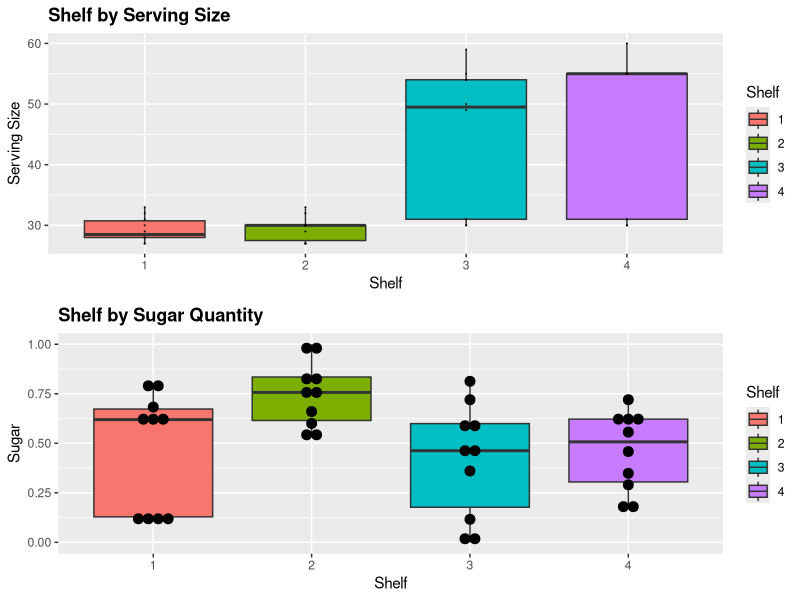
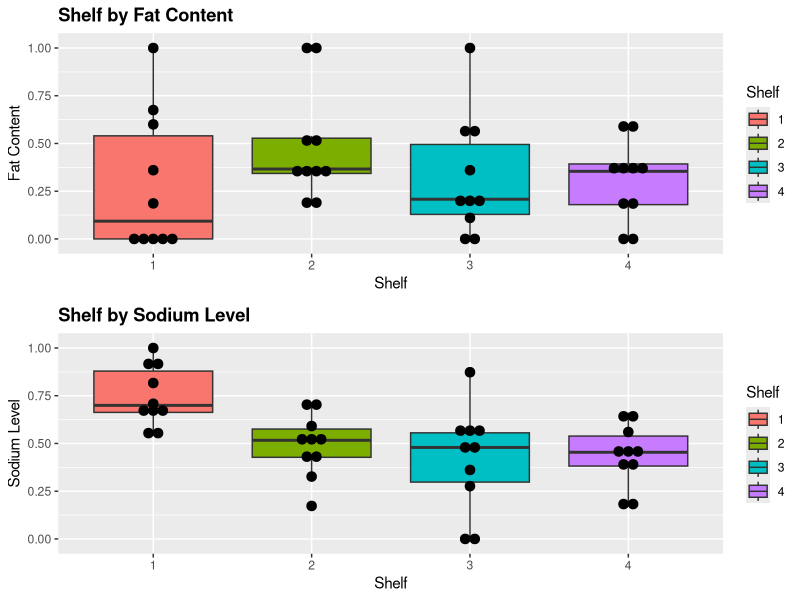
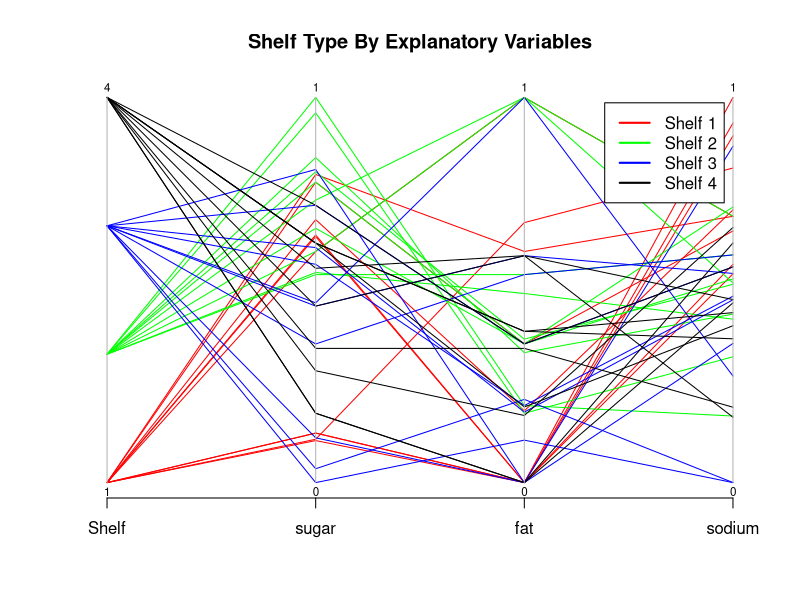
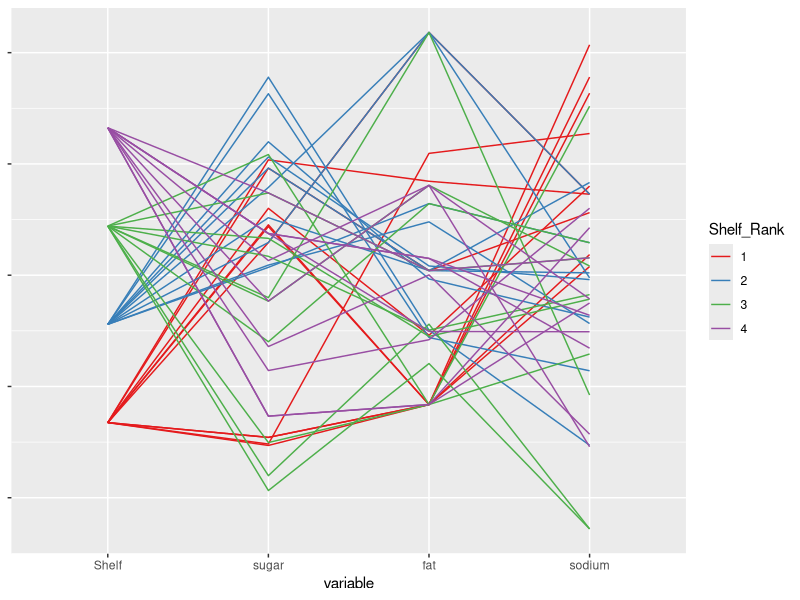
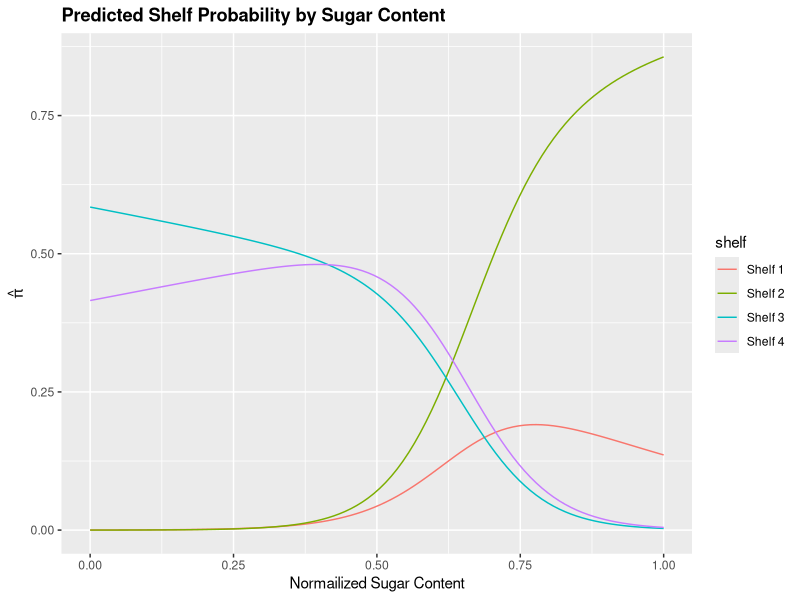

Reproduce these figures in R, in order.
## ---- chunk 1
# install.packages("MASS")
# install.packages("ggplot2")
# install.packages("MASS")
# install.packages("GGally")
library(tidyverse)
library(patchwork)
library(MASS)
library(ggplot2)   
library(GGally)

## To assemble multiple plots
library(gridExtra)

# multinomial regression
library(nnet)

# car pacakge for testing
library(car)
## ---- chunk 2
cereal <- read_csv("../data/short-questions/cereal_dillons.csv")
## ---- chunk 3
# reformatting the explanatory variables
# cereal$Shelf <- factor(cereal$Shelf)
cereal$Cereal <- factor(cereal$Cereal)

# normalize the explanatory variables
# 1. divide by serving size
# 2. normalized

stand01 <- function(x) {
  (x - min(x)) / (max(x) - min(x))
}

cereal2 <- data.frame(
  Shelf = cereal$Shelf,
  size = cereal$size_g,
  sugar = stand01(x = cereal$sugar_g / cereal$size_g),
  fat = stand01(x = cereal$fat_g / cereal$size_g),
  sodium = stand01(x = cereal$sodium_mg / cereal$size_g)
)
summary(cereal2)
## ---- chunk 4
p1 <- cereal2 %>%
  mutate(Shelf = as.factor(Shelf)) %>%
  ggplot(aes(Shelf, size)) +
  geom_boxplot(aes(fill = Shelf)) +
  geom_dotplot(binaxis = "y", stackdir = "center", binwidth = 0.05) +
  # coord_flip() +
  ggtitle("Shelf by Serving Size") +
  theme(plot.title = element_text(lineheight = 1, face = "bold")) +
  ylab("Serving Size") +
  xlab("Shelf")

p2 <- cereal2 %>%
  mutate(Shelf = as.factor(Shelf)) %>%
  ggplot(aes(Shelf, sugar)) +
  geom_boxplot(aes(fill = Shelf)) +
  geom_dotplot(binaxis = "y", stackdir = "center", binwidth = 0.05) +
  # coord_flip() +
  ggtitle("Shelf by Sugar Quantity") +
  theme(plot.title = element_text(lineheight = 1, face = "bold")) +
  ylab("Sugar") +
  xlab("Shelf")

p3 <- cereal2 %>%
  mutate(Shelf = as.factor(Shelf)) %>%
  ggplot(aes(Shelf, fat)) +
  geom_boxplot(aes(fill = Shelf)) +
  geom_dotplot(binaxis = "y", stackdir = "center", binwidth = 0.05) +
  # coord_flip() +
  ggtitle("Shelf by Fat Content") +
  theme(plot.title = element_text(lineheight = 1, face = "bold")) +
  ylab("Fat Content") +
  xlab("Shelf")

p4 <- cereal2 %>%
  mutate(Shelf = as.factor(Shelf)) %>%
  ggplot(aes(Shelf, sodium)) +
  geom_boxplot(aes(fill = Shelf)) +
  geom_dotplot(binaxis = "y", stackdir = "center", binwidth = 0.05) +
  # coord_flip() +
  ggtitle("Shelf by Sodium Level") +
  theme(plot.title = element_text(lineheight = 1, face = "bold")) +
  ylab("Sodium Level") +
  xlab("Shelf")


grid.arrange(p1, p2, nrow = 2, ncol = 1)
grid.arrange(p3, p4, nrow = 2, ncol = 1)
## ---- chunk 5
# for ease of visualization, Adding shelf here.
cols <- c("red", "green", "blue", "black")
parcoord(cereal2[c("Shelf", "sugar", "fat", "sodium")],
  col = cols[cereal2$Shelf], var.label = TRUE,
  main = "Shelf Type By Explanatory Variables"
)
legend("topright",
  legend = c("Shelf 1", "Shelf 2", "Shelf 3", "Shelf 4"),
  lwd = 2, col = cols, inset = 0.05
)
## ---- chunk 6

cereal2 %>%
  mutate(Shelf_Rank = factor(Shelf)) %>%
  ggparcoord(columns = c(1, 3, 4, 5),
             groupColumn = "Shelf_Rank") + 
  scale_color_brewer(palette = "Set1") +
  theme(
    axis.text.y = element_blank(),
    axis.title.y = element_blank()  
    ) 
  
## ---- chunk 7
model_cereal_shelves_linear <- multinom(
  formula = factor(Shelf) ~ sugar
    + fat
    + sodium,
  data = cereal2
)

summary(model_cereal_shelves_linear)

model_cereal_shelves_quadratic <- multinom(
  formula = factor(Shelf) ~ sugar
    + fat
    + sodium
    + sugar:fat
    + sugar:sodium
    + fat:sodium
    + sugar:fat:sodium,
  data = cereal2
)

summary(model_cereal_shelves_quadratic)
## ---- chunk 8
lrt_cereal_main_effects <- Anova(model_cereal_shelves_linear, test = "LR")
lrt_cereal_main_effects
## ---- chunk 9
lrt_cereal_quadratic_effects <- anova(model_cereal_shelves_linear,
  model_cereal_shelves_quadratic,
  test = "Chisq"
)
lrt_cereal_quadratic_effects
## ---- chunk 10
# create a data set with standardized value
new.data <- data.frame(
  "Cereal" = "Apple Jack",
  "size" = 28,
  "sugar" = 12,
  "fat" = 0.5,
  "sodium" = 130
)

# standardized the data
new.data$sugar <- new.data$sugar / new.data$size
new.data$fat <- new.data$fat / new.data$size
new.data$sodium <- new.data$sodium / new.data$size

# normalzied by original data content/serving size
new.data$sugar <- ((new.data$sugar - min(cereal$sugar_g/cereal$size_g))
/ (max(cereal$sugar_g/cereal$size_g) - min(cereal$sugar_g/cereal$size_g)))

new.data$fat <- ((new.data$fat - min(cereal$fat_g/cereal$size_g))
/ (max(cereal$fat_g/cereal$size_g) - min(cereal$fat_g/cereal$size_g)))

new.data$sodium <- ((new.data$sodium - min(cereal$sodium_mg/cereal$size_g))
/ (max(cereal$sodium_mg/cereal$size_g) - min(cereal$sodium_mg/cereal$size_g)))


# get model prediction for the given inputs
aj_shelf_probs <- predict(model_cereal_shelves_linear,
  newdata = new.data,
  type = "probs"
)

data.frame(pi.hat=round(aj_shelf_probs,5))
## ---- chunk 11
# stats taken from summary(cereal2) statistics from earlier
min_sugar <- 0
max_sugar <- 1

mean_fat <- 0.3476
mean_sodium <- 0.5240  

shelfs <- function(s) {
    new.data <- data.frame("sugar" = s,
                           "fat" = mean_fat,
                           "sodium" = mean_sodium)
    pred.prob <- predict(model_cereal_shelves_linear, 
                         newdata = new.data, type = "probs")
    
    outputs <- data.frame(pi.hat=round(pred.prob,10))
    return(outputs)
}


model.preds <- data.frame(x = seq(0, 1, length.out=100), 
                          values=c(shelfs(seq(0, 1, length.out=100))$pi.hat.1,
                                  shelfs(seq(0, 1, length.out=100))$pi.hat.2,
                                  shelfs(seq(0, 1, length.out=100))$pi.hat.3,
                                  shelfs(seq(0, 1, length.out=100))$pi.hat.4),
                          shelf = rep(c("Shelf 1", "Shelf 2", "Shelf 3", "Shelf 4"), 
                          each = 100))

ggplot(model.preds,                                   # Draw ggplot2 plot
       aes(x, values, col = shelf)) +
  geom_line() +
  ggtitle("Predicted Shelf Probability by Sugar Content") +
  theme(plot.title = element_text(lineheight=1, face="bold")) +
  ylab(expression(hat(pi))) +
  xlab("Normailized Sugar Content")
## ---- chunk 12
# get the standard deviations
sd.cereal <- apply(X = cereal2[c('sugar', 'fat', 'sodium')], MARGIN = 2, FUN = sd)
c.value <- round(sd.cereal, 4)
cat("Explanatory Variables Standard Deviation: \n", c.value, "\n\n")



# get the estimated parameters for each shelf level
beta.hat2 <- coefficients(model_cereal_shelves_linear)[1,2:4]
beta.hat3 <- coefficients(model_cereal_shelves_linear)[2,2:4]
beta.hat4 <- coefficients(model_cereal_shelves_linear)[3,2:4]

# using confint to compute CI for each explanatory variable
conf.beta <- confint ( object = model_cereal_shelves_linear, level = 0.95)

# Odds for j = 2 vs j = 1 (Shelf 2 vs Shelf 1)
OR_2_1<-round(1/exp( c.value*beta.hat2 ), 4)
OR_CI_2_1<-round(exp(1/( c.value*conf.beta[2:4, 1:2, 1] )), 4)

# Odds for j = 3 vs j = 1 (Shelf 3 vs Shelf 1)
OR_3_1<-round(1/exp(c.value*beta.hat3 ), 4)
OR_CI_3_1<-round(exp(1/( c.value*conf.beta[2:4, 1:2, 2]  )), 4)

# Odds for j = 4 vs j = 1 (Shelf 4 vs Shelf 1)
OR_4_1<-round(1/exp(c.value*beta.hat4 ), 4)
OR_CI_4_1<-round(exp(1/( c.value*conf.beta[2:4, 1:2, 3]  )), 4)


odds_ratios <- cbind(cbind(OR_2_1, OR_CI_2_1), cbind(OR_3_1, OR_CI_3_1), cbind(OR_4_1, OR_CI_4_1))
odds_ratios
## ---- chunk 13
drinks <- read_csv("../data/short-questions/DeHartSimplified.csv")
## ---- chunk 14
